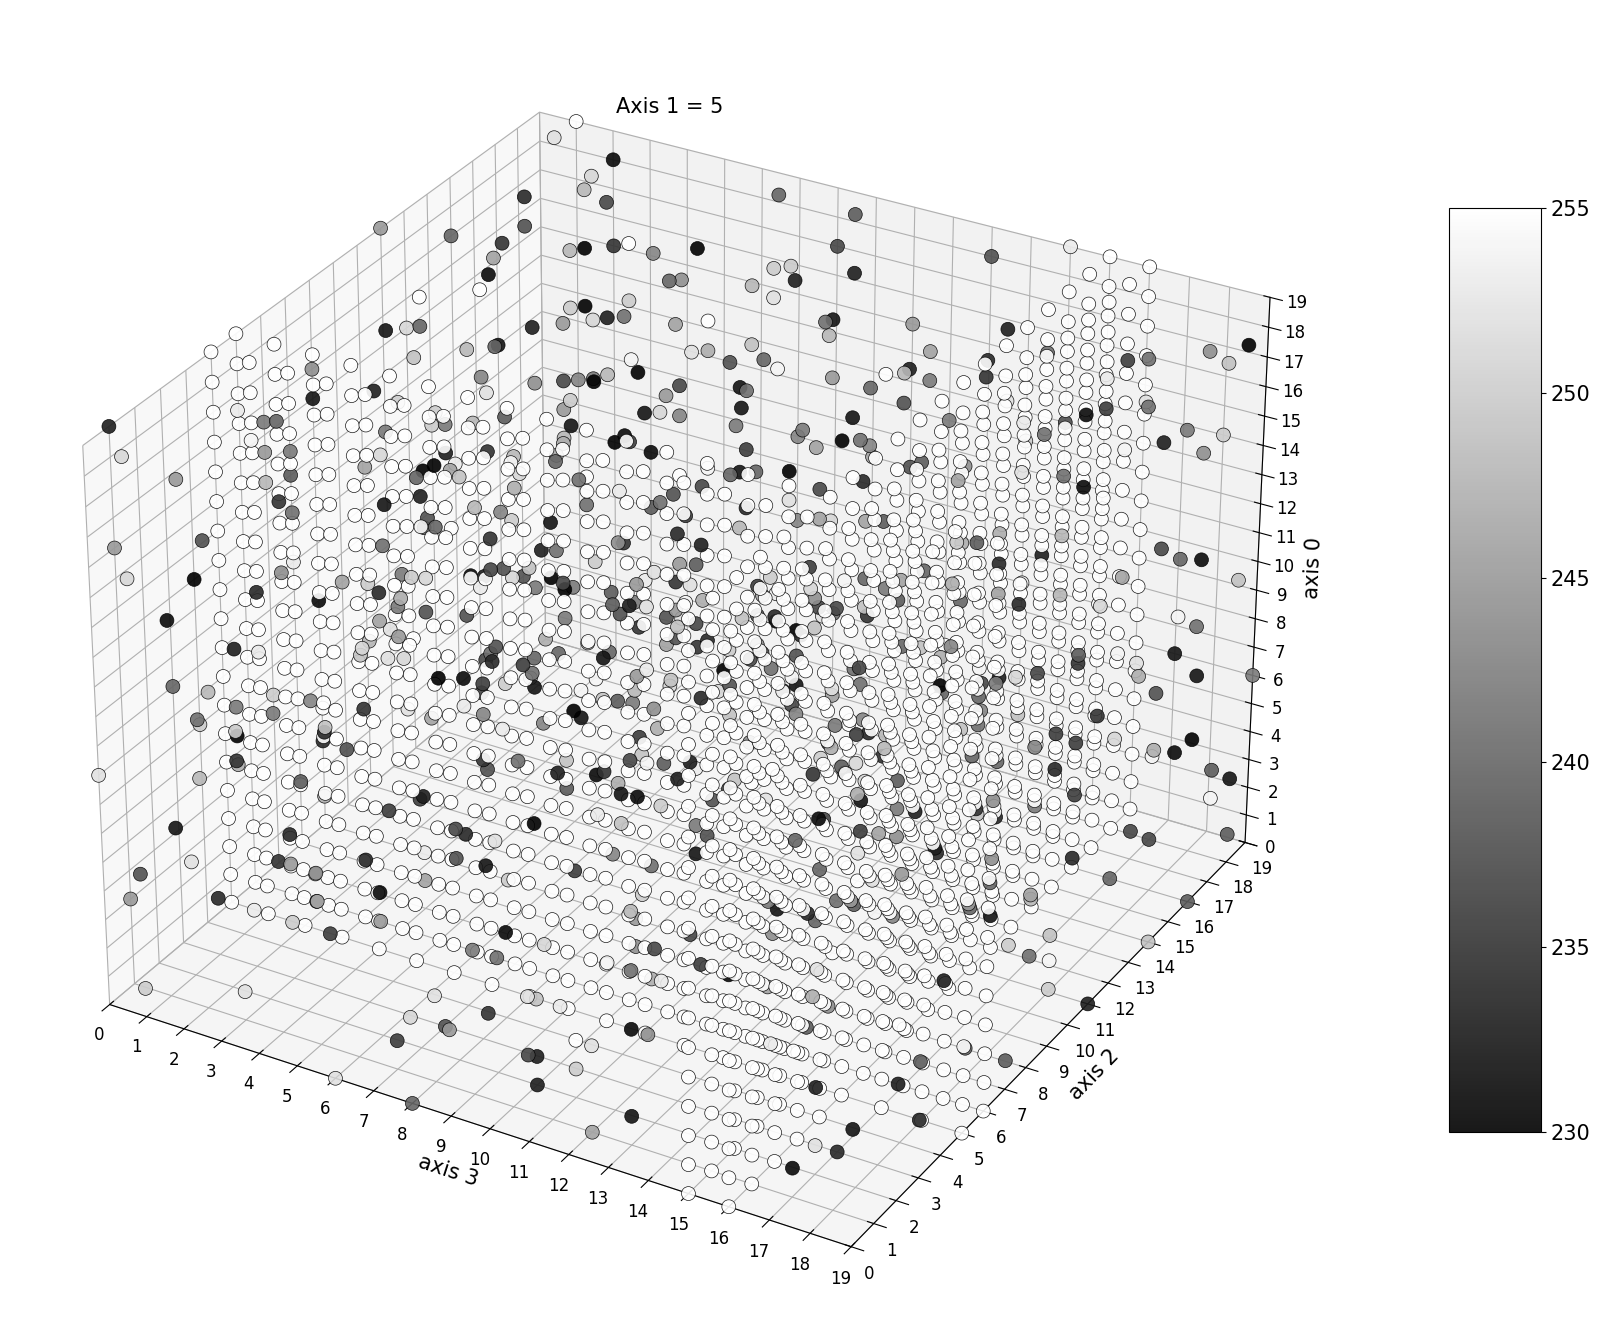

The script that drew this image:
import tenvis
import numpy as np
import matplotlib.pyplot as plt

#make the array with some values
array = np.random.randint(0, 256, size=(20, 20, 20, 20), dtype=np.uint8)

array[:, 5, 5:7, :] = 255
array[:, 5, :, 15:17] = 255

t = tenvis.Tensor(array)

#lets see a slice along the axis1 with index = 5 with filtration and slightly transparent dots
t.show_3d(1, 5, min_value=230, alpha=0.9, file_name="example3_show3d.png") # you will see two white planes
